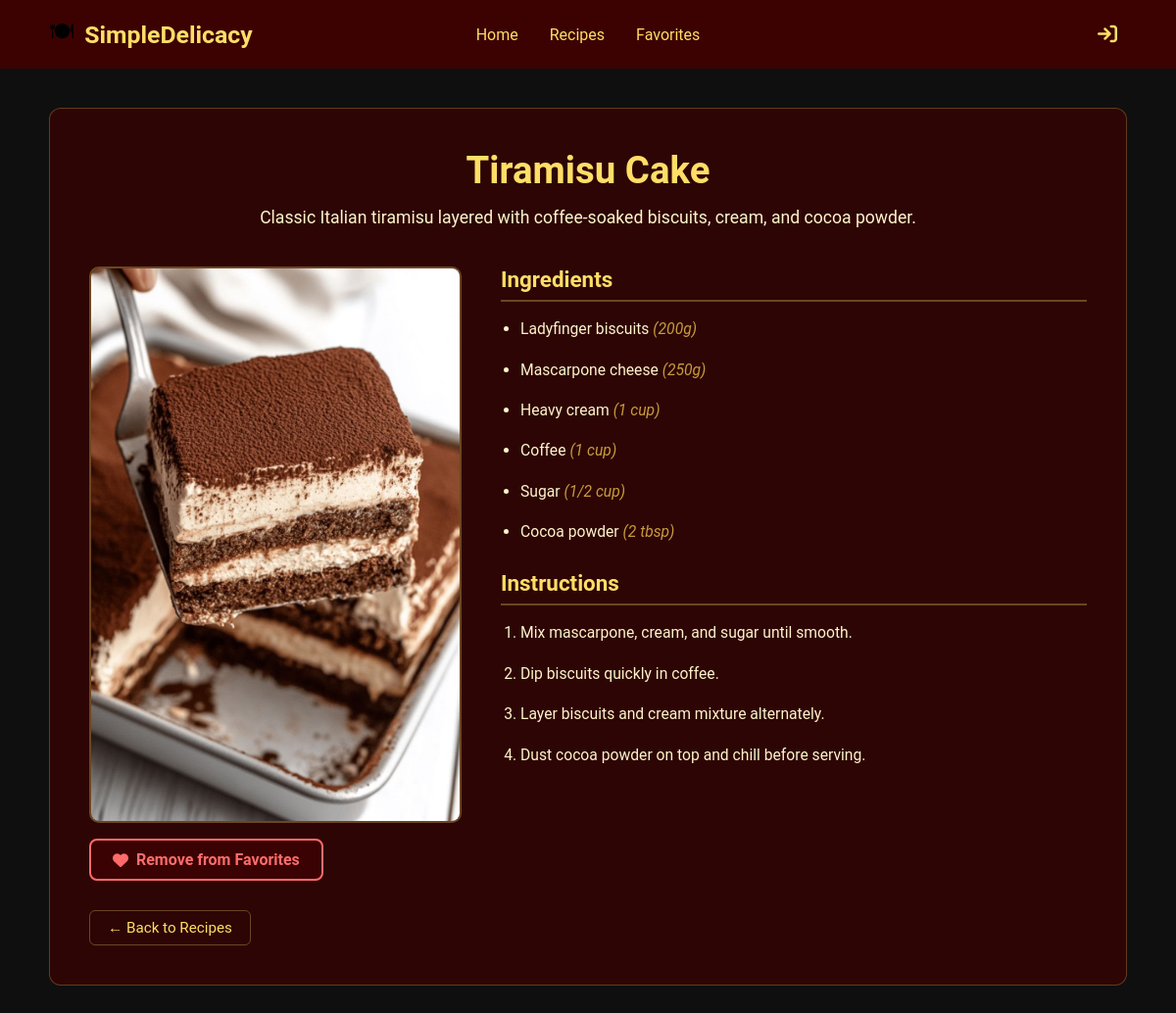
Screenshot of /recipes/11/ (signed in) with the database file from the repository.
### recipes/models.py (models this page shows, shortened)
class Recipe(models.Model):
    COURSE_CHOICES = [
        ('appetizers', 'Appetizers'),
        ('main course', 'Main Course'),
        ('dessert', 'Dessert'),
    ]
    name         = models.CharField(max_length=200)
    course       = models.CharField(max_length=20, choices=COURSE_CHOICES)
    description  = models.TextField()
    image        = models.ImageField(upload_to='recipes/')
    instructions = models.TextField(help_text="Enter each step on a new line.")
    created_at   = models.DateTimeField(auto_now_add=True)
    updated_at   = models.DateTimeField(auto_now=True)
    def get_instructions_list(self):
        return [line.strip() for line in self.instructions.split('\n') if line.strip()]

class Ingredient(models.Model):
    recipe   = models.ForeignKey(Recipe, on_delete=models.CASCADE, related_name='ingredients')
    name     = models.CharField(max_length=200)
    quantity = models.CharField(max_length=100)

### recipes/views.py (the view)
# urls.py: path('recipes/<int:pk>/',          views.recipe_detail_view,   name='recipe_detail'),
@login_required(login_url='signin')
def recipe_detail_view(request, pk):
    recipe      = get_object_or_404(Recipe.objects.prefetch_related('ingredients'), pk=pk)
    is_favorite = Favorite.objects.filter(user=request.user, recipe=recipe).exists()
    return render(request, 'recipes/detail.html', {
        'recipe':      recipe,
        'is_favorite': is_favorite,
    })

### templates/recipes/detail.html (shortened to what this page needs)
{% extends 'base.html' %}
{% load static %}
{% block extra_css %}<link rel="stylesheet" href="{% static 'css/detail.css' %}">{% endblock %}
{% block content %}
<div class="detail-container">
    <h2 class="recipe-title">{{ recipe.name }}</h2>
    <p class="recipe-desc">{{ recipe.description }}</p>
    <div class="detail-row">
        <div class="detail-img-col">
            {% if recipe.image %}
            <img src="{{ recipe.image.url }}" alt="{{ recipe.name }}">
            {% else %}
            <div class="img-placeholder-lg"></div>
            {% endif %}
            <form method="post" action="{% url 'toggle_favorite' recipe.pk %}">
                <button type="submit" class="fav-detail-btn {% if is_favorite %}is-fav{% endif %}">
                    <i class="fa-{% if is_favorite %}solid{% else %}regular{% endif %} fa-heart"></i>
                    <span>{% if is_favorite %}Remove from Favorites{% else %}Add to Favorites{% endif %}</span>
                </button>
            </form>
        </div>
        <div class="detail-info-col">
            <h3>Ingredients</h3>
            <ul class="ing-list">
                {% for ing in recipe.ingredients.all %}
                <li>{{ ing.name }} <em>({{ ing.quantity }})</em></li>
                {% endfor %}
            </ul>
            <h3>Instructions</h3>
            <ol class="steps-list">
                {% for step in recipe.get_instructions_list %}
                <li>{{ step }}</li>
                {% endfor %}
            </ol>
        </div>
    </div>
    <a href="{% url 'recipes_list' %}" class="back-link">← Back to Recipes</a>
</div>
{% endblock %}

### static/css/base.css (style rules this page uses)
*, *::before, *::after { margin: 0; padding: 0; box-sizing: border-box; }
body { font-family: 'Roboto', sans-serif; background: #0f0f0f; }

### static/css/detail.css (style rules this page uses)
body { background: #0f0f0f; }
.detail-container { max-width: 1100px; margin: 40px auto; padding: 40px; background: #3c0202b1; border-radius: 12px; border: 1px solid rgba(255, 222, 103, .25); }
.recipe-title { color: #FFDE67; font-size: 2.4rem; text-align: center; margin-bottom: 12px; }
.recipe-desc { color: #FFF4CB; text-align: center; font-size: 1.1rem; line-height: 1.6; margin-bottom: 36px; }
.detail-row { display: flex; gap: 40px; }
.detail-img-col { flex: 0 0 380px; }
.detail-img-col img { width: 100%; border-radius: 10px; object-fit: cover; border: 2px solid rgba(255, 222, 103, .3); display: block; }
.fav-detail-btn { display: inline-flex; align-items: center; gap: 8px; margin-top: 16px; padding: 10px 22px; background: rgba(60, 2, 2, .85); border: 2px solid rgba(255, 222, 103, .4); border-radius: 8px; color: #FFF4CB; font-size: 1rem; font-weight: 600; cursor: pointer; font-family: inherit; transition: background .25s, transform .2s, border-color .25s; }
.fav-detail-btn.is-fav { color: #ff6b6b; border-color: #ff6b6b; }
.detail-info-col { flex: 1; }
.detail-info-col h3 { color: #FFDE67; font-size: 1.4rem; margin-top: 24px; margin-bottom: 12px; border-bottom: 2px solid rgba(255, 222, 103, .3); padding-bottom: 8px; }
.detail-info-col h3:first-child { margin-top: 0; }
.ing-list, .steps-list { color: #FFF4CB; line-height: 2; padding-left: 20px; }
.ing-list li, .steps-list li { margin-bottom: 10px; font-size: .98rem; }
.ing-list li em { color: #C89B3C; }
.back-link { display: inline-block; margin-top: 30px; color: #FFDE67; text-decoration: none; font-size: .95rem; border: 1px solid rgba(255, 222, 103, .3); padding: 8px 18px; border-radius: 6px; transition: .25s; }

### rows the page displays
Recipe: name "Tiramisu Cake", description "Classic Italian tiramisu layered with coffee-soaked biscuits, cream, and cocoa powder.", image (picture)
Ingredient: name "Ladyfinger biscuits", quantity "200g"
Ingredient: name "Mascarpone cheese", quantity "250g"
Ingredient: name "Heavy cream", quantity "1 cup"
Ingredient: name "Coffee", quantity "1 cup"
Ingredient: name "Sugar", quantity "1/2 cup"
Ingredient: name "Cocoa powder", quantity "2 tbsp"

### other values shown
{{ step }} "Mix mascarpone, cream, and sugar until smooth." "Dip biscuits quickly in coffee." "Layer biscuits and cream mixture alternately." "Dust cocoa powder on top and chill before serving."
